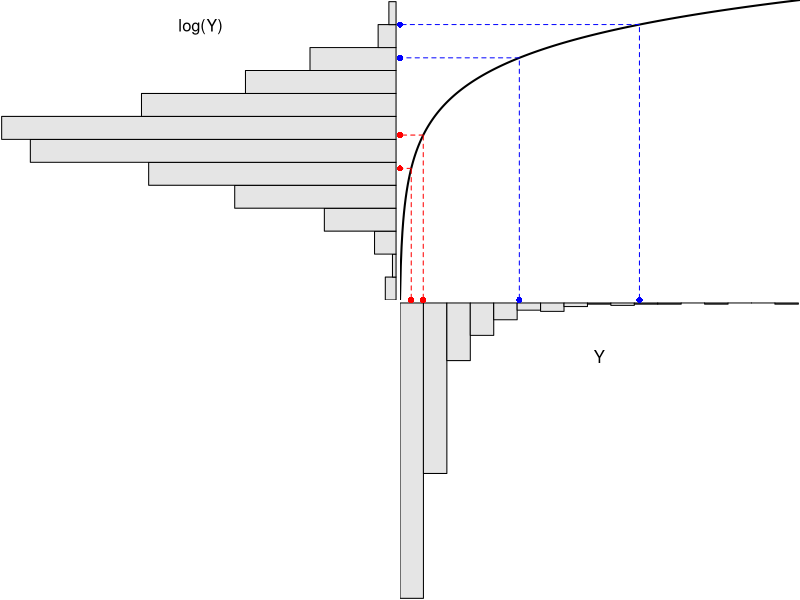
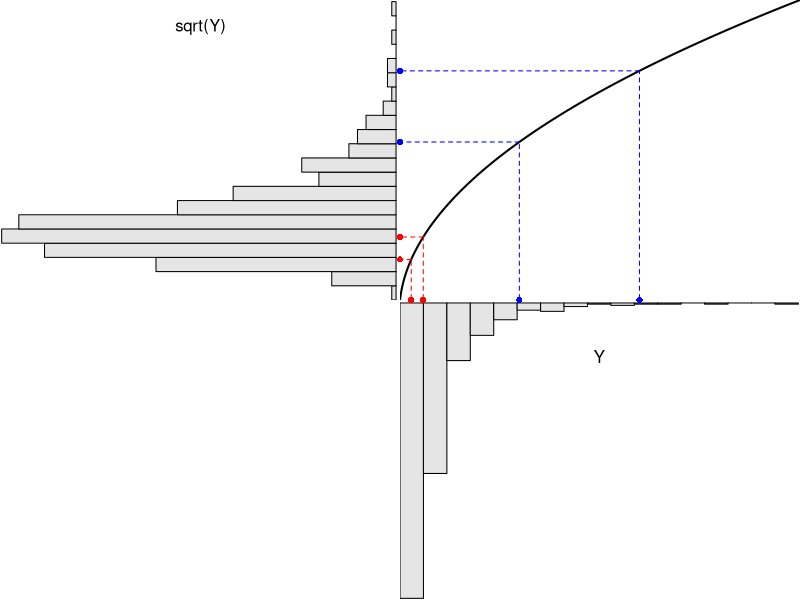
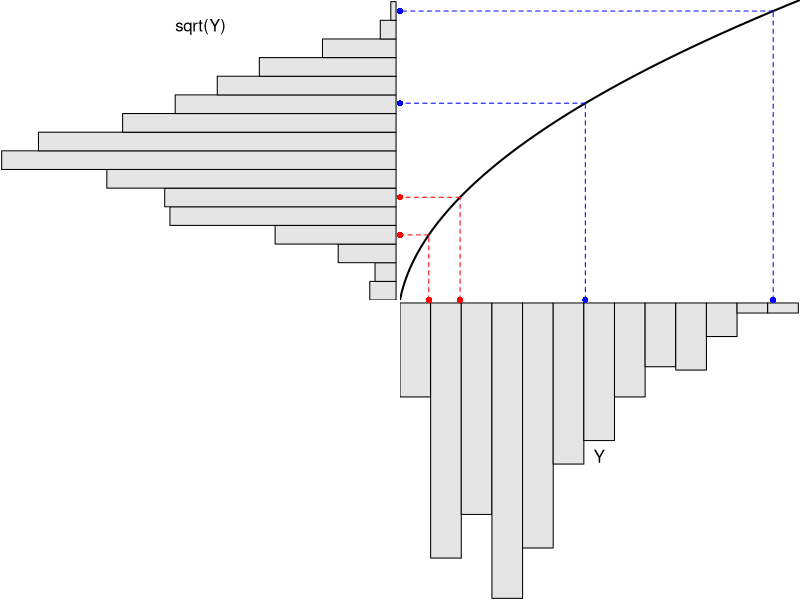

R code for these plots, in order: (Note: this script raises an error after producing the figures.)
## ---- chunk 1
x1 <- rlnorm(500,0,1); y1 <- log(x1)  # lognormal data
layout(matrix(c(1,3,0,2),nrow=2,byrow=TRUE))
par(mar=c(0,0.1,0.1,0), mgp=c(0,0,0),las=1,tcl=-0.2)
y.hist <- hist(y1,breaks=20,plot=FALSE)
barplot(-y.hist$counts,horiz=TRUE,space=c(0,0),col="gray90",
        xaxt="n",yaxt="n",xlab="",ylab="",xaxs="i",yaxs="i")
mtext("log(Y)",side=3,line=-2)
par(mar=c(0.1,0,0,0.1), mgp=c(0,0,0),las=1,tcl=-0.2)
x.hist <- hist(x1,breaks=20,plot=FALSE)
barplot(-x.hist$counts,space=c(0,0),col="gray90",
         xaxt="n",yaxt="n",xlab="",ylab="",xaxs="i",yaxs="i")
mtext("Y",side=3,line=-4)
par(mar=c(0,0,0,0), mgp=c(0,0,0),las=1,tcl=-0.2)
curve(log(x),min(x1),max(x1),n=501,lwd=2,col="black",
      xlab="",ylab="",bty="n",xaxt="n",yaxt="n",tck=0,xaxs="i",yaxs="i")
xs <- c(0.5,1,5,10)
ys <- log(xs)
segments(xs[1],-10,xs[1],ys[1],col="red",lty="dashed")
segments(xs[1],ys[1],0,ys[1],col="red",lty="dashed")
points(xs[1],min(y1),col="red",pch=16,xpd=NA)
points(min(x1),ys[1],col="red",pch=16,xpd=NA)
segments(xs[2],-10,xs[2],ys[2],col="red",lty="dashed")
segments(xs[2],ys[2],0,ys[2],col="red",lty="dashed")
points(xs[2],min(y1),col="red",pch=16,xpd=NA)
points(min(x1),ys[2],col="red",pch=16,xpd=NA)
segments(xs[3],-10,xs[3],ys[3],col="blue",lty="dashed")
segments(xs[3],ys[3],0,ys[3],col="blue",lty="dashed")
points(xs[3],min(y1),col="blue",pch=16,xpd=NA)
points(min(x1),ys[3],col="blue",pch=16,xpd=NA)
segments(xs[4],-10,xs[4],ys[4],col="blue",lty="dashed")
segments(xs[4],ys[4],0,ys[4],col="blue",lty="dashed")
points(xs[4],min(y1),col="blue",pch=16,xpd=NA)
points(min(x1),ys[4],col="blue",pch=16,xpd=NA)
## ---- chunk 2
y1 <- sqrt(x1)
layout(matrix(c(1,3,0,2),nrow=2,byrow=TRUE))
par(mar=c(0,0.1,0.1,0), mgp=c(0,0,0),las=1,tcl=-0.2)
y.hist <- hist(y1,breaks=20,plot=FALSE)
barplot(-y.hist$counts,horiz=TRUE,space=c(0,0),col="gray90",
        xaxt="n",yaxt="n",xlab="",ylab="",xaxs="i",yaxs="i")
mtext("sqrt(Y)",side=3,line=-2)
par(mar=c(0.1,0,0,0.1), mgp=c(0,0,0),las=1,tcl=-0.2)
x.hist <- hist(x1,breaks=20,plot=FALSE)
barplot(-x.hist$counts,space=c(0,0),col="gray90",
         xaxt="n",yaxt="n",xlab="",ylab="",xaxs="i",yaxs="i")
mtext("Y",side=3,line=-4)
par(mar=c(0,0,0,0), mgp=c(0,0,0),las=1,tcl=-0.2)
curve(sqrt(x),min(x1),max(x1),n=501,lwd=2,col="black",
      xlab="",ylab="",bty="n",xaxt="n",yaxt="n",tck=0,xaxs="i",yaxs="i")
xs <- c(0.5,1,5,10)
ys <- sqrt(xs)
segments(xs[1],-10,xs[1],ys[1],col="red",lty="dashed")
segments(xs[1],ys[1],0,ys[1],col="red",lty="dashed")
points(xs[1],min(y1),col="red",pch=16,xpd=NA)
points(min(x1),ys[1],col="red",pch=16,xpd=NA)
segments(xs[2],-10,xs[2],ys[2],col="red",lty="dashed")
segments(xs[2],ys[2],0,ys[2],col="red",lty="dashed")
points(xs[2],min(y1),col="red",pch=16,xpd=NA)
points(min(x1),ys[2],col="red",pch=16,xpd=NA)
segments(xs[3],-10,xs[3],ys[3],col="blue",lty="dashed")
segments(xs[3],ys[3],0,ys[3],col="blue",lty="dashed")
points(xs[3],min(y1),col="blue",pch=16,xpd=NA)
points(min(x1),ys[3],col="blue",pch=16,xpd=NA)
segments(xs[4],-10,xs[4],ys[4],col="blue",lty="dashed")
segments(xs[4],ys[4],0,ys[4],col="blue",lty="dashed")
points(xs[4],min(y1),col="blue",pch=16,xpd=NA)
points(min(x1),ys[4],col="blue",pch=16,xpd=NA)
## ---- chunk 3
x1 <- rbeta(500,shape1=2,shape2=7);
y1 <- sqrt(x1)
layout(matrix(c(1,3,0,2),nrow=2,byrow=TRUE))
par(mar=c(0,0.1,0.1,0), mgp=c(0,0,0),las=1,tcl=-0.2)
y.hist <- hist(y1,breaks=20,plot=FALSE)
barplot(-y.hist$counts,horiz=TRUE,space=c(0,0),col="gray90",
        xaxt="n",yaxt="n",xlab="",ylab="",xaxs="i",yaxs="i")
mtext("sqrt(Y)",side=3,line=-2)
par(mar=c(0.1,0,0,0.1), mgp=c(0,0,0),las=1,tcl=-0.2)
x.hist <- hist(x1,breaks=20,plot=FALSE)
barplot(-x.hist$counts,space=c(0,0),col="gray90",
         xaxt="n",yaxt="n",xlab="",ylab="",xaxs="i",yaxs="i")
mtext("Y",side=3,line=-10)
par(mar=c(0,0,0,0), mgp=c(0,0,0),las=1,tcl=-0.2)
curve(sqrt(x),min(x1),max(x1),n=501,lwd=2,col="black",
      xlab="",ylab="",bty="n",xaxt="n",yaxt="n",tck=0,xaxs="i",yaxs="i")
xs <- c(0.05,0.1,0.3,0.6)
ys <- sqrt(xs)
segments(xs[1],-10,xs[1],ys[1],col="red",lty="dashed")
segments(xs[1],ys[1],0,ys[1],col="red",lty="dashed")
points(xs[1],min(y1),col="red",pch=16,xpd=NA)
points(min(x1),ys[1],col="red",pch=16,xpd=NA)
segments(xs[2],-10,xs[2],ys[2],col="red",lty="dashed")
segments(xs[2],ys[2],0,ys[2],col="red",lty="dashed")
points(xs[2],min(y1),col="red",pch=16,xpd=NA)
points(min(x1),ys[2],col="red",pch=16,xpd=NA)
segments(xs[3],-10,xs[3],ys[3],col="blue",lty="dashed")
segments(xs[3],ys[3],0,ys[3],col="blue",lty="dashed")
points(xs[3],min(y1),col="blue",pch=16,xpd=NA)
points(min(x1),ys[3],col="blue",pch=16,xpd=NA)
segments(xs[4],-10,xs[4],ys[4],col="blue",lty="dashed")
segments(xs[4],ys[4],0,ys[4],col="blue",lty="dashed")
points(xs[4],min(y1),col="blue",pch=16,xpd=NA)
points(min(x1),ys[4],col="blue",pch=16,xpd=NA)
## ---- chunk 4
lm1 <- lm(imm~season,data=opp)
assumptionCheck(lm1,lambday=0)  #lambda=0 corresponds to log-transformation
## ---- chunk 5
logbtcf(lm1)
## ---- chunk 6
opp$sqrtimm <- sqrt(opp$imm)
lm2 <- lm(sqrtimm~season,data=opp)
anova(lm2)
## ---- chunk 7
mct <- emmeans(lm2,specs=pairwise~season,tran="sqrt")
( mcsumt <- summary(mct,infer=TRUE) )
## ---- chunk 8
( mcsumbt <- summary(mct,infer=TRUE,type="response") )
## ---- chunk 9
ggplot() +
  geom_jitter(data=opp,mapping=aes(x=season,y=imm),
              alpha=0.25,width=0.05) +
  geom_pointrange(data=mcsumbt$emmeans,
                  mapping=aes(x=season,y=response,ymin=lower.CL,ymax=upper.CL),
               size=1.1,fatten=2,pch=21,fill="white") +
  labs(y="Immunoglobulin Concentration",x="Season/Month") +
  theme_NCStats()
## ---- chunk 10
opp$logimm <- log(opp$imm)
lm3 <- lm(logimm~season,data=opp)
mct <- emmeans(lm2,specs=pairwise~season,tran="log")
( mcsumt <- summary(mct,infer=TRUE) )
## ---- chunk 11
( mcsumbt <- summary(mct,infer=TRUE,type="response") )
